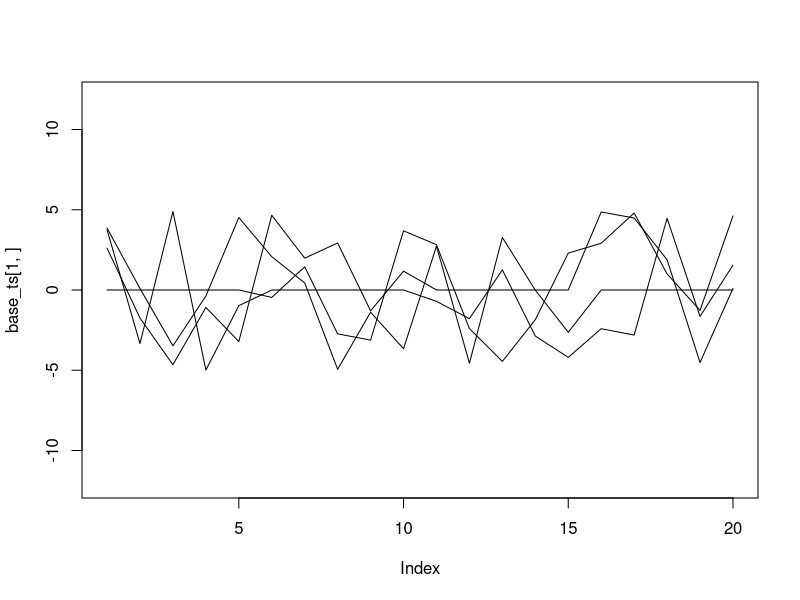
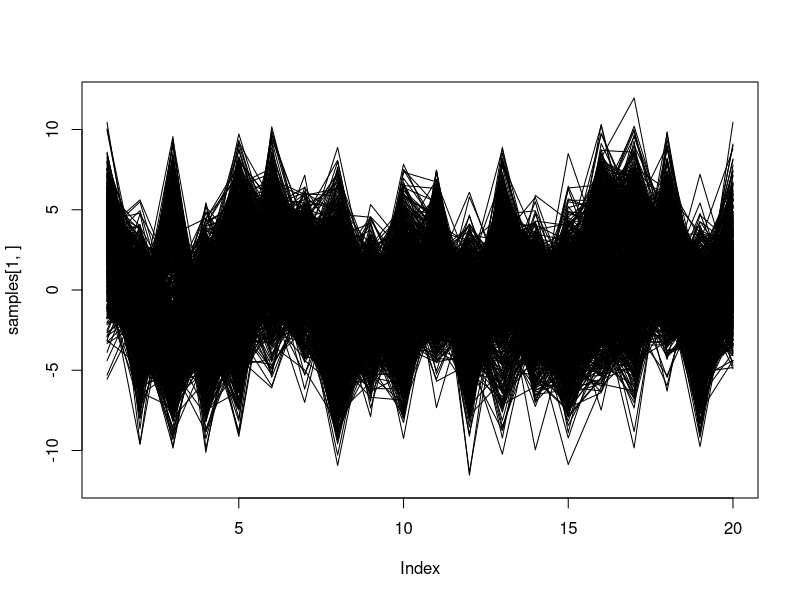

Generate these figures, in order, with R:
set.seed(12345)

n <- 20
K <- 4
N <- 1000

# create base time series
base_ts <- matrix(runif(K*n, min=-5, max=5), nrow=K, ncol=n)
# tweek a bit to make them easy to differentiate visually
base_ts[1,1:5] <- 0
base_ts[2,6:10] <- 0
base_ts[3,11:15] <- 0
base_ts[4,16:20] <- 0

# choose a base time series for each sample
assign_prob <- (1:K)/sum(1:K)
sample_assignment <- sample.int(K, N, replace = T, prob = assign_prob)

samples <- base_ts[sample_assignment,]
# add noise
samples <- samples + matrix(rnorm(n*N, mean=0, sd=2), nrow=N, ncol=n)

write.csv(samples, file="TimeSeries.csv", row.names = F)
write.csv(base_ts, file="BaseSeries.csv", row.names = F)
write.csv(sample_assignment, file="SampleAssignment.csv", row.names=F)

# plot base time series
plot(base_ts[1,], type="l", ylim=c(-12, 12))
for (i in 2:K)
  lines(base_ts[i,])

# plot samples
plot(samples[1,], type="l", ylim=c(-12, 12))
for (i in 2:N)
  lines(samples[i,])